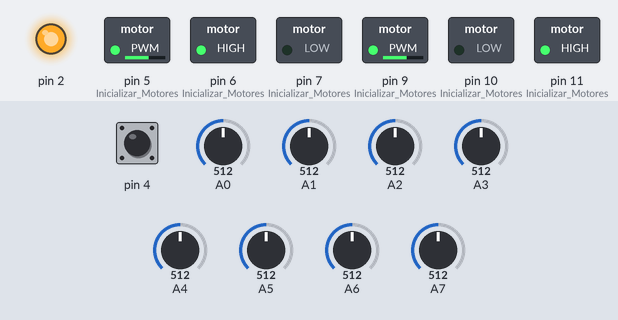
A sketch run on a simulated Arduino Nano, built with avr-gcc and run on an emulated ATmega328P. Shown: switched loads named in the sketch (green lamp = pin HIGH), output pins drawn as LEDs (lit = HIGH). The inputs (shaded band) are chosen by the test bench; at power-on: A0 = 512, A1 = 512, A2 = 512, A5 = 512, A4 = 512, pin 4 HIGH, A3 = 512, A6 = 512, A7 = 512. What the sketch prints to the serial monitor is not drawn.

Above: at 3.9 s.
4.0 s: A0 set to 40
At 4.8 s:
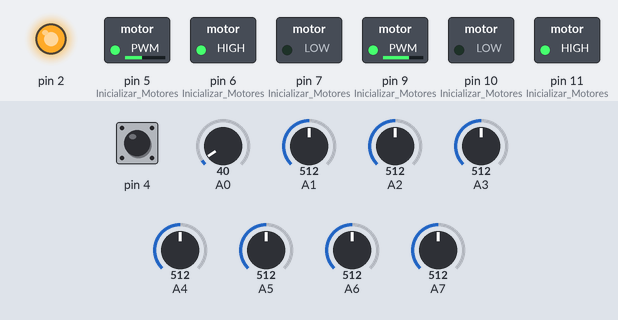
5.5 s: A0 set to 992
At 6.0 s:
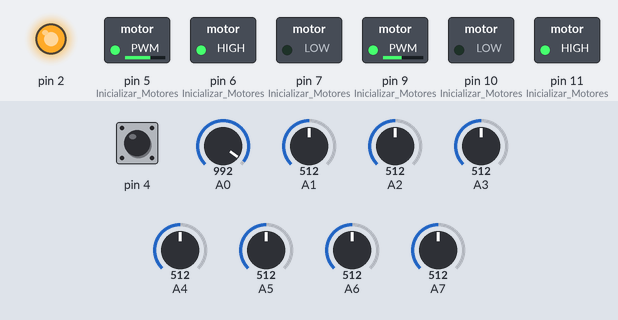
7.0 s: A1 set to 716
At 8.2 s:
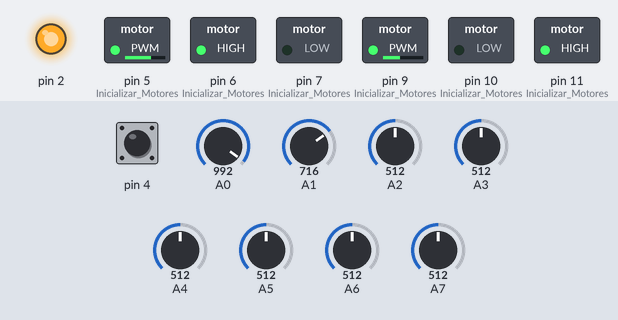
8.5 s: A2 set to 716
At 9.5 s:
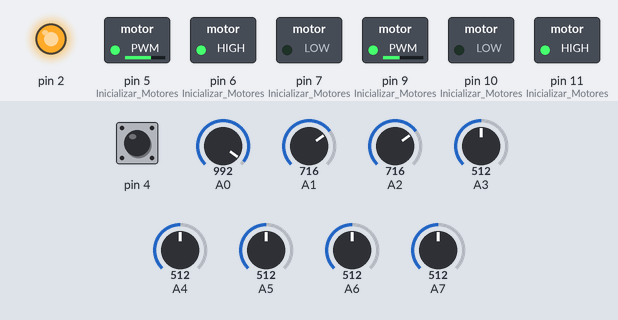
10.0 s: A5 set to 716
At 10.6 s:
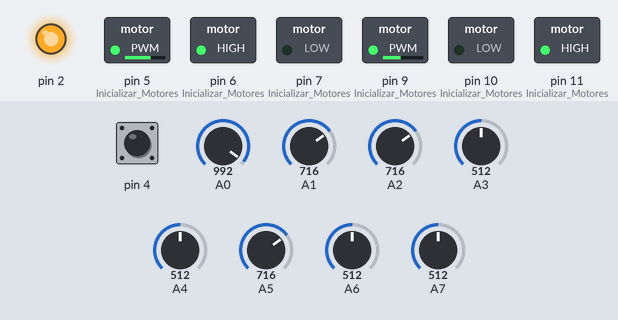
11.5 s: A4 set to 716
At 11.8 s:
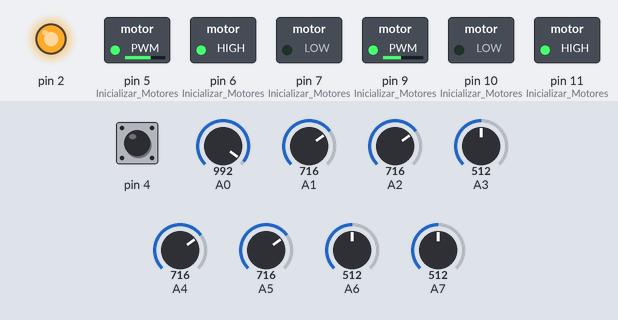
Timing chart, 0 to 14.0 s (numbered marks = the images above; inputs shaded):
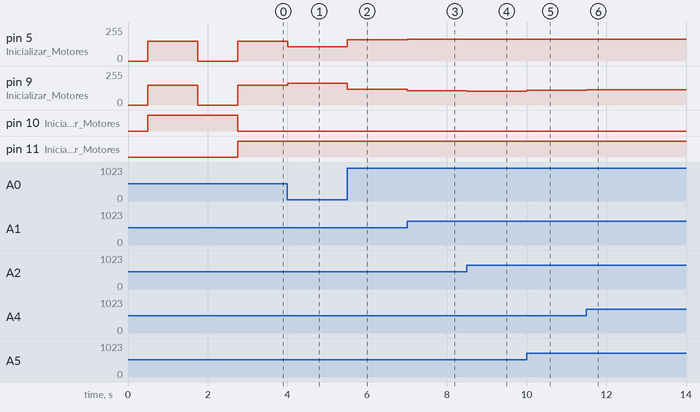

The sketch:

PID_8_NOVOFELIPE.ino
```cpp
#include <QTRSensors.h>
#include "MOTORES.h"
#include "PID.h"
QTRSensorsAnalog matrizSensores((unsigned char[]) {A0, A1, A2, A3, A4, A5, A6, A7}, 8);
unsigned int arraySensores[8];

void setup() {
  Serial.begin(9600);
  //IR
  pinMode(2, OUTPUT);
  digitalWrite(2, HIGH);
  //BOTAO
  pinMode(4, INPUT);
  Inicializar_Motores();
  Serial.println("APERTE PRA CALIBRAR");
  while(digitalRead(4)==0){
    delay(1);
  }
  delay(500);
  Serial.println("CALIBRANDO...");
  for (int i = 0; i < 50; i++) {
    digitalWrite(6, HIGH);
    digitalWrite(7, LOW);
    digitalWrite(11, LOW);
    digitalWrite(10, HIGH);
    MoverEsquerda(150);
    MoverDireita(150);
    matrizSensores.calibrate();
  }
  Parar_Motores();
  Serial.println("PRONTO");
  Serial.println("APERTE PRA CORRER");
  while(digitalRead(4)==0){
    delay(1);
  }
  delay(1000);
}

void loop() {
  CalculatePID(map(matrizSensores.readLine(arraySensores), 0, 7000, 100, -100));
  Serial.println(P);
  digitalWrite(6, HIGH);
  digitalWrite(7, LOW);
  digitalWrite(11, HIGH);
  digitalWrite(10, LOW);
  MoverEsquerda(150-abs(P)+PID_value);
  MoverDireita(150-abs(P)-PID_value);
}
```

MOTORES.h
```cpp
void Parar_Motores(){
  analogWrite(5, 0);
  analogWrite(9, 0);
}

void Inicializar_Motores(){
  pinMode(5, OUTPUT);
  pinMode(6, OUTPUT);
  pinMode(7, OUTPUT);
  pinMode(9, OUTPUT);
  pinMode(11, OUTPUT);
  pinMode(10, OUTPUT);
  Parar_Motores();
}

void MoverEsquerda(int vel){
  analogWrite(5, constrain(vel, 0, 255));
}

void MoverDireita(int vel){
  analogWrite(9, constrain(vel, 0, 255));
}
```

PID.h
```cpp
#define Kp 2
#define Ki 0
#define Kd 0
int previous_error=0;
int P=0;
int I=0;
int previous_I=0;
int D=0;
int PID_value=0;

void CalculatePID(int error) {
  P = error;
  I = I + error;
  D = error - previous_error;
  PID_value = (Kp*P) + (Ki*I) + (Kd*D);
  previous_error=error;
}
```

Measured:
- after the input at 4.0 s, pin 5 (Inicializar_Motores): 150/255 → 108/255 at once; pin 9 (Inicializar_Motores): 150/255 → 164/255 at once
- after the input at 5.5 s, pin 5 (Inicializar_Motores): 108/255 → 161/255 at once; pin 9 (Inicializar_Motores): 164/255 → 117/255 at once
- after the input at 7.0 s, pin 5 (Inicializar_Motores): 161/255 → 164/255 at once; pin 9 (Inicializar_Motores): 117/255 → 108/255 at once
- after the input at 8.5 s, pin 5 (Inicializar_Motores): 164/255 → 165/255 at once; pin 9 (Inicializar_Motores): 108/255 → 105/255 at once
- after the input at 10.0 s, pin 5 (Inicializar_Motores): 165/255 → 163/255 at once; pin 9 (Inicializar_Motores): 105/255 → 111/255 at once
- after the input at 11.5 s, pin 5 (Inicializar_Motores): 163/255 → 162/255 at once; pin 9 (Inicializar_Motores): 111/255 → 114/255 at once
